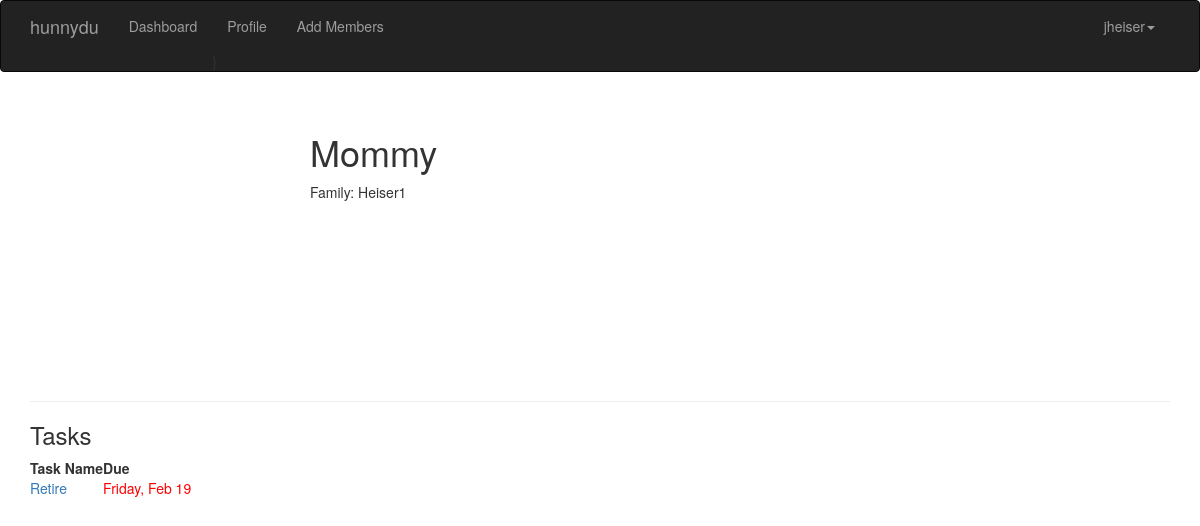
/user/4 (signed in), run on the app's committed database.
### app/models.py (models this page shows, shortened)
class User(UserMixin,db.Model):
    __tablename__ = 'users'
    id = db.Column(db.Integer, primary_key=True)
    email = db.Column(db.String(64), unique=True, index=True)
    username = db.Column(db.String(64), unique=True, index=True)
    role_id = db.Column(db.Integer, db.ForeignKey('roles.id'))
    confirmed = db.Column(db.Boolean,default=False)
    password_hash = db.Column(db.String(128))
    tasks = db.relationship('Task', backref='assigned_user',lazy='dynamic')
    family_id = db.Column(db.Integer, db.ForeignKey('families.id'))
    def can(self,perm):
        return self.role is not None and self.role.has_permission(perm)
    def is_administrator(self):
        return self.role.has_permission(Permission.ADMIN)
    @property
    def password(self):
        raise AttributeError('Password cannot be read.')

class Family(db.Model):
    __tablename__='families'
    id = db.Column(db.Integer,primary_key=True)
    family_name = db.Column(db.String(64))
    members = db.relationship('User', backref='family',lazy='dynamic')

class Task(db.Model):
    __tablename__='tasks'
    id = db.Column(db.Integer,primary_key=True)
    taskname = db.Column(db.String(64))
    period = db.Column(db.String(7))
    assigned_user_id = db.Column(db.Integer, db.ForeignKey('users.id'))
    next_due = db.Column(db.DateTime())
    subtasks = db.relationship('Subtask', backref='task',lazy='dynamic')

### app/main/views.py (the view)
@main.route('/user/<int:id>')
@login_required
def profile(id):
    user = User.query.get_or_404(id)
    return render_template('user.html',user = user,today=datetime.today())

### app/auth/views.py (called while the page is built)
@auth.before_app_request
def before_request():
    if current_user.is_authenticated:
        if not current_user.confirmed and \
            request.endpoint and \
            request.blueprint != 'auth' and \
            request.endpoint != 'static':
            return redirect(url_for('auth.unconfirmed'))

### app/main/__init__.py (called while the page is built)
@main.app_context_processor
def inject_permissions():
    return dict(Permission=Permission)

### app/models.py (called while the page is built)
@login_manager.user_loader
def load_user(user_id):
    return User.query.get(int(user_id))

    def has_permission(self,perm):
        return self.permissions & perm == perm

### app/templates/user.html (shortened to what this page needs)
{% extends "base.html" %}
{% import "bootstrap/wtf.html" as wtf %}
{% block page_content %}
<div class="page-header">
    <div class="profile-header">
        <h1>{{user.username}}</h1>
        <p>Family: {{user.family.family_name}}</p>
    </div>
</div>
<h3> Tasks </h3>
<table>
  <thead><tr><th>Task Name</th><th>Due</th></tr></thead>
  {% for task in user.tasks %}
    <tr>
      <td>
        <a href="{{url_for('main.task',id=task.id)}}">{{task.taskname}}</a>
      </td>
      <td>
        {% if task.next_due.date() < today.date() %}
          <div style="color:red;">{{task.next_due.strftime("%A, %b %d")}}</div>
        {% else %}
          {{task.next_due.strftime("%A, %b %d")}}
        {% endif %}
      </td>
    </tr>
  {% endfor %}
</table>
{% endblock %}

### app/templates/base.html (shortened to what this page needs)
{% extends "bootstrap/base.html" %}
{% block head %}
{{ super() }}
<link rel="stylesheet" type="text/css" href="{{ url_for('static', filename='styles.css') }}">
{% endblock %}
{% block navbar %}
<div class="navbar navbar-inverse" role="navigation">
    <div class="container">
        <div class="navbar-header">
            <a class="navbar-brand" href="/">hunnydu</a>
        </div>
        <div class="navbar-collapse collapse">
            <ul class="nav navbar-nav">
                <li><a href="{{url_for('main.dashboard')}}">Dashboard</a></li>
                {% if current_user.is_authenticated %}
                <li>
                  <a href="{{url_for('main.profile',id=current_user.id)}}">
                    Profile
                  </a>}
                </li>
                {% endif %}
                {% if current_user.can(Permission.ADD_USER) %}
                <li>
                  <a href="{{url_for('auth.send_family_email')}}">Add Members</a>
                </li>
                {% endif %}
            </ul>
            <ul class="nav navbar-nav navbar-right">
              {% if current_user.is_authenticated %}
                <li class="dropdown">
                    <a href="#" class="dropdown-toggle" data-toggle="dropdown">{{current_user.username}}<b class="caret"></b></a>
                </li>
              {% else %}
                <li><a href="{{ url_for('auth.login') }}">Log In</a></li>
              {% endif %}
            </ul>
        </div>
    </div>
</div>
{% endblock %}
{% block content %}
<div class="container">
    {% block page_content %}{% endblock %}
</div>
{% endblock %}

### app/static/styles.css (style rules this page uses)
.profile-header { min-height: 260px; margin-left: 280px; }

### data on the page
User: username "jheiser"
User: username "Mommy"
Family: family.family_name "Heiser1"
Task: taskname "Retire", next_due "Friday, Feb 19"
